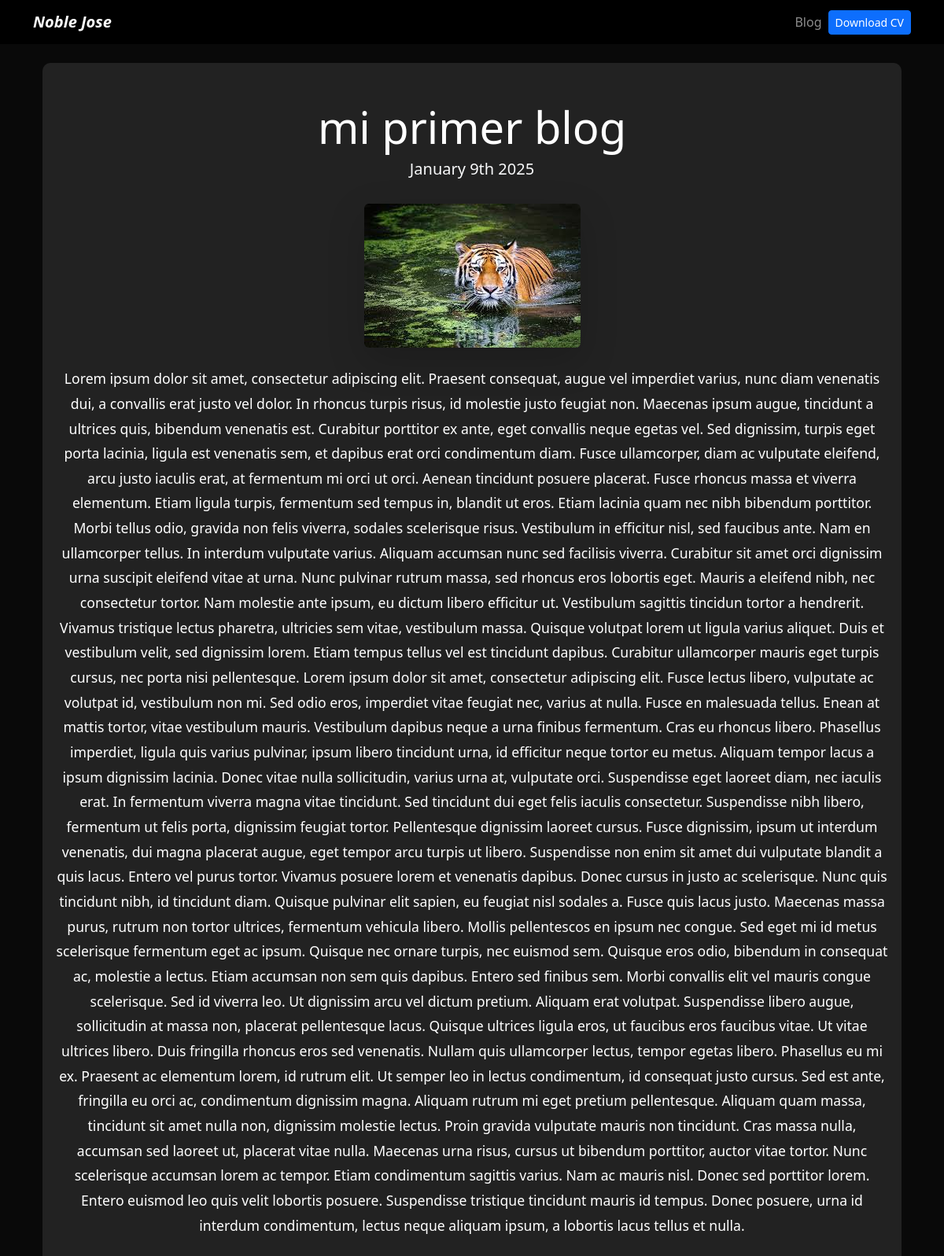
Page /blog/1/ on the committed database.
### blog/models.py (models this page shows, shortened)
class Post(models.Model):
    title = models.CharField(max_length=100)
    description = models.TextField()
    image = models.ImageField(upload_to='blog/images/')
    date = models.DateField(datetime.date.today)

### blog/views.py (the view)
# urls.py: path("<int:post_id>/", post_detail, name="post_detail"),
def post_detail(request, post_id):
    post = get_object_or_404(Post, pk=post_id)
    return render(request, 'post_detail.html', {"post": post})

### blog/templates/post_detail.html
{% extends 'layout.html' %}
{% block content %}
<div class="text-center py-5" style="background-color: #222; color: white; border-radius: 10px;">
    <h1 class="display-4 font-weight-bold">{{ post.title }}</h1>
    <h2 class="my-2 h5 text-light">{{ post.date|date:'F jS Y' }}</h2>
    <img src="{{ post.image.url }}" alt="{{ post.title }}" class="img-fluid rounded shadow-lg mt-4">
    <div class="my-4 px-3 text-justify" style="line-height: 1.8; font-size: 1.1rem;">
        {{ post.description|safe }}
    </div>
</div>
{% endblock %}

### portfolio/static/main.css (style rules this page uses)
body { background-color: #090909; }

### rows in the picture
Post: title "mi primer blog", date "January 9th 2025", image (picture), description "Lorem ipsum dolor sit amet, consectetur adipiscing elit. Praesent consequat, augue vel imperdiet varius, nunc diam venenatis dui, a convallis erat justo vel dolor. In rhoncus turpis risus, id molestie justo feugiat non. Maecenas ipsum augue, tincidunt a ultrices quis, bibendum venenatis est. Curabitur porttitor ex ante, eget convallis neque egetas vel. Sed dignissim, turpis eget porta lacinia, ligula est venenatis sem, et dapibus erat orci condimentum diam. Fusce ullamcorper, diam ac vulputate eleifend, arcu justo iaculis erat, at fermentum mi orci ut orci. Aenean tincidunt posuere placerat. Fusce rhoncus massa et viverra elementum. Etiam ligula turpis, fermentum sed tempus in, blandit ut…"
